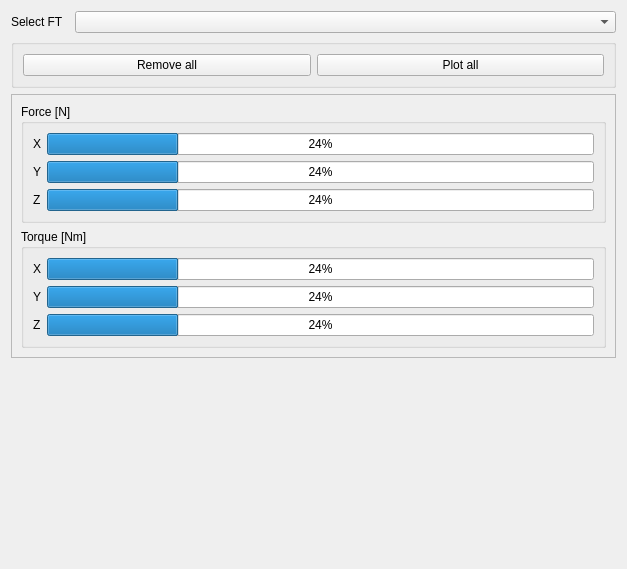
<?xml version="1.0" encoding="UTF-8"?>
<ui version="4.0">
 <class>Form</class>
 <widget class="QWidget" name="Form">
  <property name="geometry">
   <rect>
    <x>0</x>
    <y>0</y>
    <width>627</width>
    <height>569</height>
   </rect>
  </property>
  <property name="windowTitle">
   <string>Form</string>
  </property>
  <layout class="QVBoxLayout" name="verticalLayout" stretch="0,0,0,1">
   <item>
    <layout class="QHBoxLayout" name="horizontalLayout">
     <item>
      <widget class="QLabel" name="label">
       <property name="sizePolicy">
        <sizepolicy hsizetype="Fixed" vsizetype="Fixed">
         <horstretch>0</horstretch>
         <verstretch>0</verstretch>
        </sizepolicy>
       </property>
       <property name="text">
        <string>Select FT  </string>
       </property>
      </widget>
     </item>
     <item>
      <widget class="QComboBox" name="ftSelector"/>
     </item>
    </layout>
   </item>
   <item>
    <widget class="QGroupBox" name="groupBox_2">
     <layout class="QHBoxLayout" name="horizontalLayout_3">
      <item>
       <widget class="QPushButton" name="removeAllBtn">
        <property name="text">
         <string>Remove all</string>
        </property>
       </widget>
      </item>
      <item>
       <widget class="QPushButton" name="plotAllBtn">
        <property name="text">
         <string>Plot all</string>
        </property>
       </widget>
      </item>
     </layout>
    </widget>
   </item>
   <item>
    <widget class="QFrame" name="frame">
     <property name="frameShape">
      <enum>QFrame::StyledPanel</enum>
     </property>
     <property name="frameShadow">
      <enum>QFrame::Raised</enum>
     </property>
     <layout class="QVBoxLayout" name="verticalLayout_2">
      <item>
       <widget class="QGroupBox" name="groupBox_3">
        <property name="title">
         <string>Force [N]</string>
        </property>
        <layout class="QFormLayout" name="formLayout_3">
         <item row="0" column="0">
          <widget class="QLabel" name="label_8">
           <property name="text">
            <string>X</string>
           </property>
          </widget>
         </item>
         <item row="0" column="1">
          <widget class="QProgressBar" name="fX">
           <property name="value">
            <number>24</number>
           </property>
          </widget>
         </item>
         <item row="1" column="0">
          <widget class="QLabel" name="label_9">
           <property name="text">
            <string>Y</string>
           </property>
          </widget>
         </item>
         <item row="1" column="1">
          <widget class="QProgressBar" name="fY">
           <property name="value">
            <number>24</number>
           </property>
          </widget>
         </item>
         <item row="2" column="0">
          <widget class="QLabel" name="label_10">
           <property name="text">
            <string>Z</string>
           </property>
          </widget>
         </item>
         <item row="2" column="1">
          <widget class="QProgressBar" name="fZ">
           <property name="value">
            <number>24</number>
           </property>
          </widget>
         </item>
        </layout>
       </widget>
      </item>
      <item>
       <widget class="QGroupBox" name="groupBox">
        <property name="title">
         <string>Torque [Nm]</string>
        </property>
        <layout class="QFormLayout" name="formLayout">
         <item row="0" column="0">
          <widget class="QLabel" name="label_2">
           <property name="text">
            <string>X</string>
           </property>
          </widget>
         </item>
         <item row="0" column="1">
          <widget class="QProgressBar" name="torX">
           <property name="value">
            <number>24</number>
           </property>
          </widget>
         </item>
         <item row="1" column="0">
          <widget class="QLabel" name="label_3">
           <property name="text">
            <string>Y</string>
           </property>
          </widget>
         </item>
         <item row="1" column="1">
          <widget class="QProgressBar" name="torY">
           <property name="value">
            <number>24</number>
           </property>
          </widget>
         </item>
         <item row="2" column="0">
          <widget class="QLabel" name="label_4">
           <property name="text">
            <string>Z</string>
           </property>
          </widget>
         </item>
         <item row="2" column="1">
          <widget class="QProgressBar" name="torZ">
           <property name="value">
            <number>24</number>
           </property>
          </widget>
         </item>
        </layout>
       </widget>
      </item>
     </layout>
    </widget>
   </item>
   <item>
    <layout class="QHBoxLayout" name="horizontalLayout_4"/>
   </item>
  </layout>
 </widget>
 <resources/>
 <connections/>
</ui>
